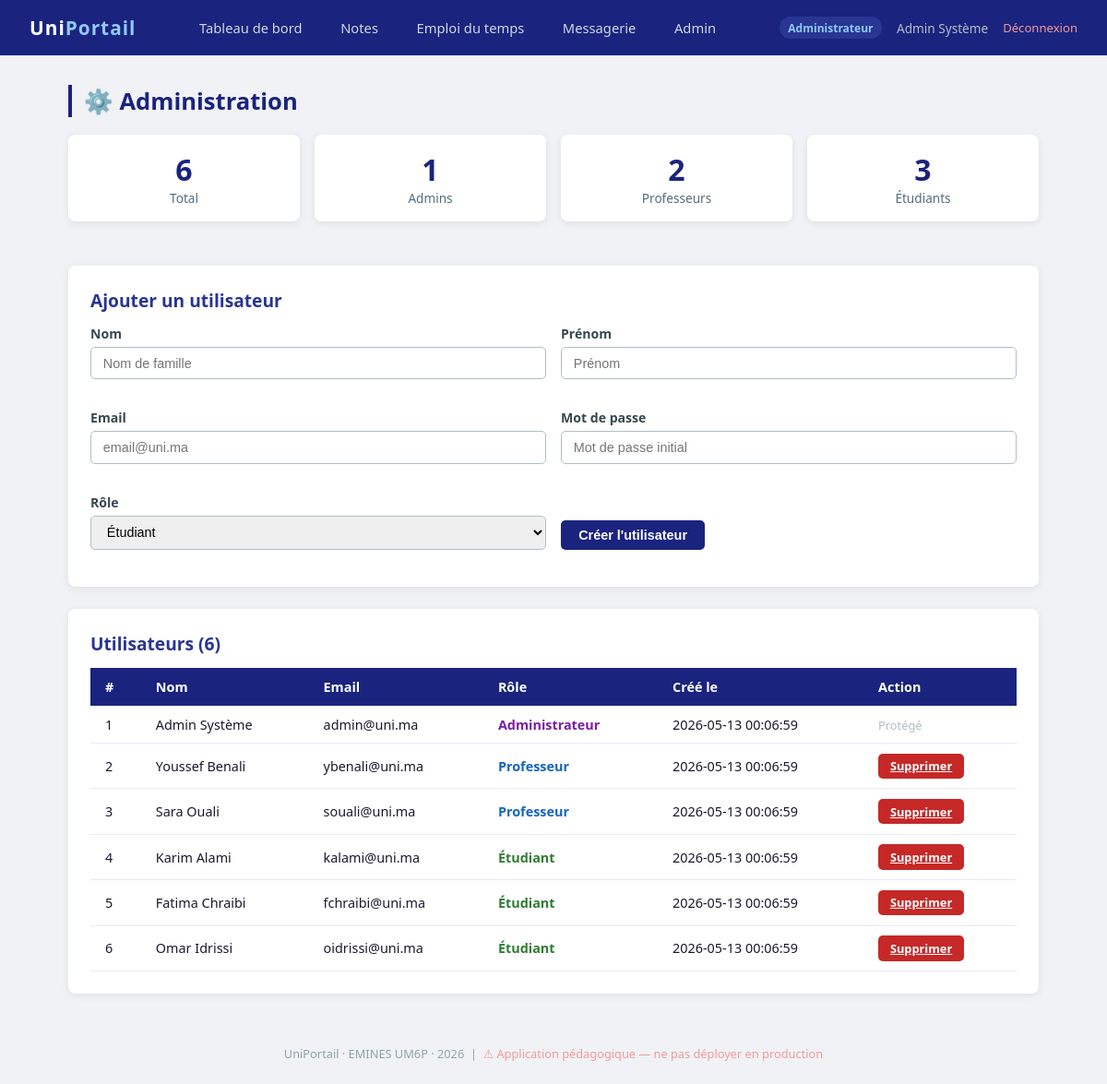
Screenshot of /app/admin.php (signed in) with the database file from the repository.
### tables this page shows
CREATE TABLE users (
    id            INT AUTO_INCREMENT PRIMARY KEY,
    nom           VARCHAR(100)  NOT NULL,
    prenom        VARCHAR(100)  NOT NULL,
    email         VARCHAR(150)  NOT NULL UNIQUE,
    password      VARCHAR(255)  NOT NULL,
    role          ENUM('admin','professeur','etudiant') NOT NULL,
    date_creation DATETIME DEFAULT CURRENT_TIMESTAMP
);

### app/config.php (called while the page is built, shortened)
<?php
function currentUser(): array {
    return $_SESSION ?? [];
}
function labelRole(string $role): string {
    return match($role) {
        'admin'       => 'Administrateur',
        'professeur'  => 'Professeur',
        'etudiant'    => 'Étudiant',
        default       => $role,
    };
}

### app/admin.php (the view, shortened to what this page needs)
<?php
require_once 'config.php';
require_once 'layout.php';
$users = $pdo->query("SELECT * FROM users ORDER BY role, nom")->fetchAll(PDO::FETCH_ASSOC);
renderHeader("Administration");
?>
<div class="container">
  <h1>⚙️ Administration</h1>
  <div style="display:grid;grid-template-columns:repeat(4,1fr);gap:1rem;margin-bottom:1.5rem;">
    <?php
    $counts = [
      'Total'       => count($users),
      'Admins'      => count(array_filter($users, fn($u)=>$u['role']==='admin')),
      'Professeurs' => count(array_filter($users, fn($u)=>$u['role']==='professeur')),
      'Étudiants'   => count(array_filter($users, fn($u)=>$u['role']==='etudiant')),
    ];
    foreach ($counts as $label => $val): ?>
    <div class="card" style="text-align:center;padding:1rem;">
      <div style="font-size:2rem;font-weight:700;color:#1a237e;"><?= $val ?></div>
      <div style="color:#546e7a;font-size:.85rem;"><?= $label ?></div>
    </div>
    <?php endforeach; ?>
  </div>
  <div class="card">
    <h2>Ajouter un utilisateur</h2>
    <form method="POST" style="display:grid;grid-template-columns:1fr 1fr;gap:1rem;">
      <div class="form-group">
        <label>Nom</label>
        <input type="text" name="nom" placeholder="Nom de famille" required>
      </div>
      <div class="form-group">
        <label>Prénom</label>
        <input type="text" name="prenom" placeholder="Prénom" required>
      </div>
      <div class="form-group">
        <label>Email</label>
        <input type="email" name="email" placeholder="email@uni.ma" required>
      </div>
      <div class="form-group">
        <label>Mot de passe</label>
        <input type="text" name="password" placeholder="Mot de passe initial" required>
      </div>
      <div class="form-group">
        <label>Rôle</label>
        <select name="role">
          <option value="etudiant">Étudiant</option>
        </select>
      </div>
      <div class="form-group" style="align-self:end;">
        <button type="submit" class="btn btn-primary">Créer l'utilisateur</button>
      </div>
    </form>
  </div>
  <div class="card">
    <h2>Utilisateurs (<?= count($users) ?>)</h2>
    <table>
      <thead>
        <tr><th>#</th><th>Nom</th><th>Email</th><th>Rôle</th><th>Créé le</th><th>Action</th></tr>
      </thead>
      <tbody>
        <?php foreach ($users as $u): ?>
        <?php
          $roleClass = match($u['role']) {
            'admin'       => 'role-admin',
            'professeur'  => 'role-prof',
            default       => 'role-etud',
          };
        ?>
        <tr>
          <td><?= $u['id'] ?></td>
          <td><?= htmlspecialchars($u['prenom'] . ' ' . $u['nom']) ?></td>
          <td><?= htmlspecialchars($u['email']) ?></td>
          <td><span class="<?= $roleClass ?>"><?= htmlspecialchars(labelRole($u['role'])) ?></span></td>
          <td><?= htmlspecialchars($u['date_creation']) ?></td>
          <td>
            <?php if ($u['id'] > 1): ?>
            <a href="/admin.php?delete=<?= $u['id'] ?>"
               class="btn btn-danger btn-sm"
               onclick="return confirm('Supprimer cet utilisateur ?')">Supprimer</a>
            <?php else: ?>
            <span style="color:#b0bec5;font-size:.8rem;">Protégé</span>
            <?php endif; ?>
          </td>
        </tr>
        <?php endforeach; ?>
      </tbody>
    </table>
  </div>
</div>
<?php renderFooter(); ?>

### app/layout.php (shortened to what this page needs)
<?php
function renderHeader(string $pageTitle = 'UniPortail'): void {
    $user = currentUser();
    $role = $user['role'] ?? '';
    $nom  = htmlspecialchars(($user['prenom'] ?? '') . ' ' . ($user['nom'] ?? ''));
?>
<!DOCTYPE html>
<html lang="fr">
<head>
</head>
<body>
<nav>
  <div class="brand">Uni<span>Portail</span></div>
  <?php if (!empty($user['user_id'])): ?>
  <ul>
    <li><a href="/dashboard.php">Tableau de bord</a></li>
    <?php if (in_array($role, ['etudiant','professeur','admin'])): ?>
    <li><a href="/notes.php">Notes</a></li>
    <li><a href="/emploi_du_temps.php">Emploi du temps</a></li>
    <li><a href="/messagerie.php">Messagerie</a></li>
    <?php endif; ?>
    <?php if ($role === 'admin'): ?>
    <li><a href="/admin.php">Admin</a></li>
    <?php endif; ?>
  </ul>
  <div class="user-info">
    <span class="badge"><?= htmlspecialchars(labelRole($role)) ?></span>
    <span><?= $nom ?></span>
    <a href="/logout.php">Déconnexion</a>
  </div>
  <?php endif; ?>
</nav>
<?php
}
function renderFooter(): void {
?>
<footer style="text-align:center;padding:1.5rem;color:#90a4ae;font-size:.8rem;margin-top:2rem;">
  UniPortail · EMINES UM6P · 2026 &nbsp;|&nbsp;
  <span style="color:#ef9a9a;">⚠ Application pédagogique — ne pas déployer en production</span>
</footer>
</body>
</html>
<?php
}

### app/layout.php (style rules this page uses)
*, *::before, *::after { box-sizing: border-box; margin: 0; padding: 0; }
body { font-family: 'Segoe UI', Arial, sans-serif; background: #f0f2f5; color: #1a1a2e; min-height: 100vh; }
nav { background: #1a237e; color: #fff; display: flex; align-items: center; justify-content: space-between; padding: 0 2rem; height: 60px; }
nav .brand { font-size: 1.3rem; font-weight: 700; letter-spacing: 1px; }
nav .brand span { color: #90caf9; }
nav ul { list-style: none; display: flex; gap: 1.2rem; }
nav ul li a { color: #cfd8dc; text-decoration: none; font-size: .92rem; padding: .4rem .7rem; border-radius: 4px; transition: background .2s; }
nav .user-info { font-size: .85rem; color: #b0bec5; display: flex; align-items: center; gap: 1rem; }
nav .user-info .badge { background: #283593; padding: .2rem .6rem; border-radius: 12px; color: #90caf9; font-size: .75rem; font-weight: 600; }
nav .user-info a { color: #ef9a9a; font-size: .82rem; text-decoration: none; }
.container { max-width: 1100px; margin: 2rem auto; padding: 0 1.5rem; }
h1 { font-size: 1.6rem; margin-bottom: 1.2rem; color: #1a237e; border-left: 4px solid #1a237e; padding-left: .8rem; }
h2 { font-size: 1.2rem; margin-bottom: .8rem; color: #283593; }
.card { background: #fff; border-radius: 8px; box-shadow: 0 2px 8px rgba(0,0,0,.08); padding: 1.5rem; margin-bottom: 1.5rem; }
table { width: 100%; border-collapse: collapse; font-size: .9rem; }
th { background: #1a237e; color: #fff; padding: .7rem 1rem; text-align: left; }
td { padding: .65rem 1rem; border-bottom: 1px solid #e8eaf6; }
label { display: block; margin-bottom: .3rem; font-weight: 600; font-size: .88rem; color: #37474f; }
input[type=text], input[type=email], input[type=password], select, textarea { width: 100%; padding: .55rem .8rem; border: 1px solid #b0bec5; border-radius: 5px; font-size: .9rem; transition: border .2s; }
.form-group { margin-bottom: 1rem; }
.btn { display: inline-block; padding: .5rem 1.2rem; border-radius: 5px; border: none; cursor: pointer; font-size: .9rem; font-weight: 600; transition: background .2s; }
.btn-primary { background: #1a237e; color: #fff; }
.btn-danger { background: #c62828; color: #fff; }
.btn-sm { padding: .3rem .8rem; font-size: .8rem; }
.role-admin { color: #7b1fa2; font-weight: 700; }
.role-prof { color: #1565c0; font-weight: 700; }
.role-etud { color: #2e7d32; font-weight: 700; }

### rows the page displays
users: role "Administrateur", nom "Admin Système", id "1", prenom+nom "Admin Système", email "admin@uni.ma", date_creation "2026-05-13 00:06:59", shows "Protégé"
users: id "2", prenom+nom "Youssef Benali", email "ybenali@uni.ma", role "Professeur", date_creation "2026-05-13 00:06:59"
users: id "3", prenom+nom "Sara Ouali", email "souali@uni.ma", role "Professeur", date_creation "2026-05-13 00:06:59"
users: id "4", prenom+nom "Karim Alami", email "kalami@uni.ma", role "Étudiant", date_creation "2026-05-13 00:06:59"
users: id "5", prenom+nom "Fatima Chraibi", email "fchraibi@uni.ma", role "Étudiant", date_creation "2026-05-13 00:06:59"
users: id "6", prenom+nom "Omar Idrissi", email "oidrissi@uni.ma", role "Étudiant", date_creation "2026-05-13 00:06:59"

### other values shown
$val "6"
$label "Total"
$val "1"
$label "Admins"
$val "2"
$label "Professeurs"
$val "3"
$label "Étudiants"
count($users) "6"
